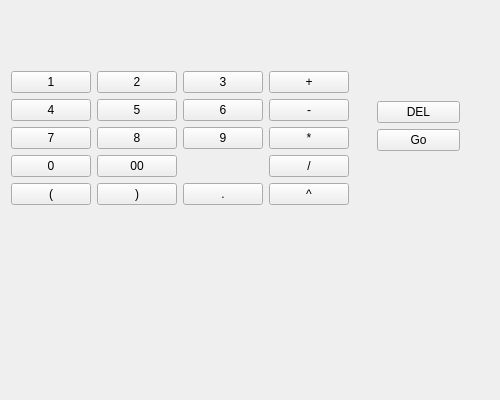
<?xml version="1.0" encoding="UTF-8"?>
<ui version="4.0">
 <class>clalc</class>
 <widget class="QMainWindow" name="clalc">
  <property name="geometry">
   <rect>
    <x>0</x>
    <y>0</y>
    <width>500</width>
    <height>400</height>
   </rect>
  </property>
  <property name="minimumSize">
   <size>
    <width>0</width>
    <height>0</height>
   </size>
  </property>
  <property name="maximumSize">
   <size>
    <width>999</width>
    <height>999</height>
   </size>
  </property>
  <property name="cursor">
   <cursorShape>ArrowCursor</cursorShape>
  </property>
  <property name="windowTitle">
   <string>clalc</string>
  </property>
  <widget class="QWidget" name="centralWidget">
   <property name="enabled">
    <bool>true</bool>
   </property>
   <widget class="QWidget" name="gridLayoutWidget_2">
    <property name="geometry">
     <rect>
      <x>0</x>
      <y>60</y>
      <width>356</width>
      <height>311</height>
     </rect>
    </property>
    <layout class="QGridLayout" name="gridLayout_2">
     <property name="sizeConstraint">
      <enum>QLayout::SetFixedSize</enum>
     </property>
     <property name="bottomMargin">
      <number>0</number>
     </property>
     <item row="4" column="1">
      <widget class="QPushButton" name="CloseSk">
       <property name="text">
        <string>)</string>
       </property>
      </widget>
     </item>
     <item row="1" column="1">
      <widget class="QPushButton" name="numbutt_5">
       <property name="text">
        <string>5</string>
       </property>
      </widget>
     </item>
     <item row="4" column="2">
      <widget class="QPushButton" name="numbutt_000">
       <property name="text">
        <string>.</string>
       </property>
      </widget>
     </item>
     <item row="0" column="3">
      <widget class="QPushButton" name="butt_plus">
       <property name="enabled">
        <bool>true</bool>
       </property>
       <property name="text">
        <string>+</string>
       </property>
      </widget>
     </item>
     <item row="3" column="1">
      <widget class="QPushButton" name="numbutt_00">
       <property name="text">
        <string>00</string>
       </property>
      </widget>
     </item>
     <item row="4" column="0">
      <widget class="QPushButton" name="OpenSk">
       <property name="text">
        <string>(</string>
       </property>
      </widget>
     </item>
     <item row="2" column="2">
      <widget class="QPushButton" name="numbutt_9">
       <property name="text">
        <string>9</string>
       </property>
      </widget>
     </item>
     <item row="2" column="0">
      <widget class="QPushButton" name="numbutt_7">
       <property name="text">
        <string>7</string>
       </property>
      </widget>
     </item>
     <item row="1" column="2">
      <widget class="QPushButton" name="numbutt_6">
       <property name="text">
        <string>6</string>
       </property>
      </widget>
     </item>
     <item row="3" column="3">
      <widget class="QPushButton" name="butt_division">
       <property name="text">
        <string>/</string>
       </property>
      </widget>
     </item>
     <item row="0" column="2">
      <widget class="QPushButton" name="numbutt_3">
       <property name="text">
        <string>3</string>
       </property>
       <property name="autoRepeatInterval">
        <number>100</number>
       </property>
      </widget>
     </item>
     <item row="1" column="3">
      <widget class="QPushButton" name="butt_minus">
       <property name="text">
        <string>-</string>
       </property>
      </widget>
     </item>
     <item row="3" column="0">
      <widget class="QPushButton" name="numbutt_0">
       <property name="text">
        <string>0</string>
       </property>
      </widget>
     </item>
     <item row="4" column="3">
      <widget class="QPushButton" name="step">
       <property name="text">
        <string>^</string>
       </property>
      </widget>
     </item>
     <item row="0" column="1">
      <widget class="QPushButton" name="numbutt_2">
       <property name="text">
        <string>2</string>
       </property>
      </widget>
     </item>
     <item row="1" column="0">
      <widget class="QPushButton" name="numbutt_4">
       <property name="text">
        <string>4</string>
       </property>
      </widget>
     </item>
     <item row="2" column="1">
      <widget class="QPushButton" name="numbutt_8">
       <property name="text">
        <string>8</string>
       </property>
      </widget>
     </item>
     <item row="2" column="3">
      <widget class="QPushButton" name="butt_multiplication">
       <property name="text">
        <string>*</string>
       </property>
      </widget>
     </item>
     <item row="0" column="0">
      <widget class="QPushButton" name="numbutt_1">
       <property name="enabled">
        <bool>true</bool>
       </property>
       <property name="minimumSize">
        <size>
         <width>0</width>
         <height>0</height>
        </size>
       </property>
       <property name="text">
        <string>1</string>
       </property>
      </widget>
     </item>
    </layout>
   </widget>
   <widget class="QLabel" name="Output">
    <property name="geometry">
     <rect>
      <x>10</x>
      <y>20</y>
      <width>361</width>
      <height>31</height>
     </rect>
    </property>
    <property name="cursor">
     <cursorShape>ArrowCursor</cursorShape>
    </property>
    <property name="text">
     <string/>
    </property>
   </widget>
   <widget class="QWidget" name="formLayoutWidget">
    <property name="geometry">
     <rect>
      <x>360</x>
      <y>90</y>
      <width>111</width>
      <height>271</height>
     </rect>
    </property>
    <layout class="QFormLayout" name="formLayout">
     <item row="2" column="1">
      <layout class="QVBoxLayout" name="verticalLayout"/>
     </item>
     <item row="0" column="1">
      <widget class="QPushButton" name="CEL">
       <property name="text">
        <string>DEL</string>
       </property>
      </widget>
     </item>
     <item row="1" column="1">
      <widget class="QPushButton" name="butt_Go">
       <property name="text">
        <string>Go</string>
       </property>
      </widget>
     </item>
    </layout>
   </widget>
  </widget>
  <widget class="QMenuBar" name="menuBar">
   <property name="geometry">
    <rect>
     <x>0</x>
     <y>0</y>
     <width>500</width>
     <height>21</height>
    </rect>
   </property>
  </widget>
 </widget>
 <layoutdefault spacing="6" margin="11"/>
 <resources/>
 <connections/>
</ui>
